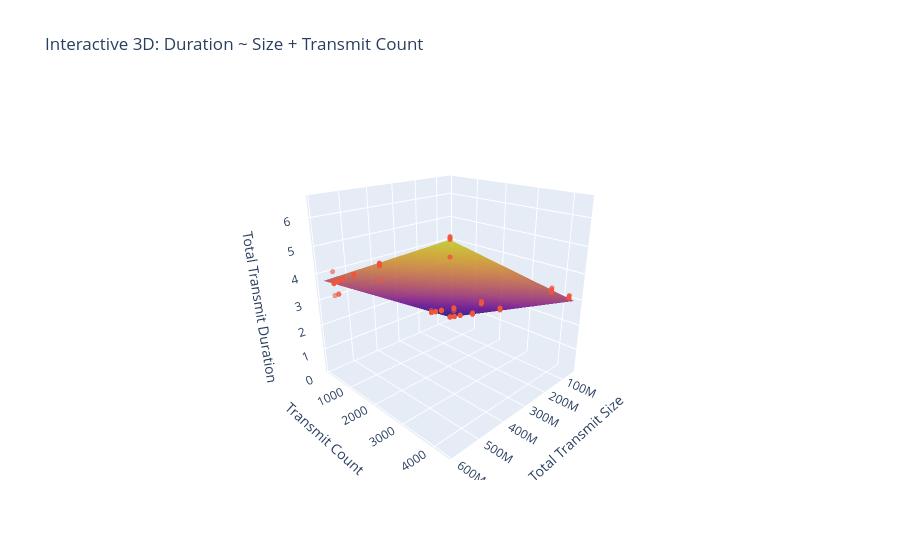
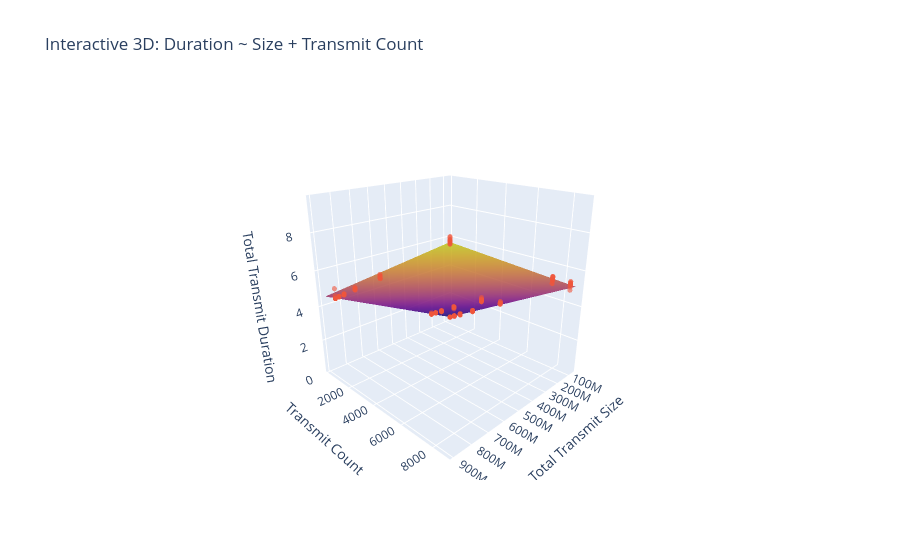

The notebook cell saved with these charts, in order:
### Code cell
import json

with open('../results/rtp_orin.json', 'r') as f:
    orin_rtp_2_data = json.load(f)

with open('../results/rtp4_orin.json', 'r') as f:
    orin_rtp_4_data = json.load(f)

orin_rtp_2_df = pd.DataFrame(orin_rtp_2_data)
orin_rtp_2_df = orin_rtp_2_df[["total_transmit_duration", "total_transmit_size", "transmit_count"]]
orin_rtp_2_df.loc[:, "total_transmit_size"] = orin_rtp_2_df["total_transmit_size"] * 2
orin_rtp_2_df.loc[:, "transmit_count"] = orin_rtp_2_df["transmit_count"] * 2

orin_rtp_4_df = pd.DataFrame(orin_rtp_4_data)
orin_rtp_4_df = orin_rtp_4_df[["total_transmit_duration", "total_transmit_size", "transmit_count"]]
orin_rtp_4_df.loc[:, "total_transmit_size"] = orin_rtp_4_df["total_transmit_size"] * 4
orin_rtp_4_df.loc[:, "transmit_count"] = orin_rtp_4_df["transmit_count"] * 4

fit_model(orin_rtp_2_df)
fit_model(orin_rtp_4_df)

### Figure 1 — Plotly figure (JSON) as saved in the notebook; plotly's stock layout.template omitted (floating-point values rounded to 4 significant figures; data arrays with more than 128 entries replaced by an {"elided": "..."} marker saying what was removed)
{"data": [{"name": "Fitted surface (mean)", "opacity": 0.85, "showscale": false, "type": "surface", "x": {"elided": "50x50 float values"}, "y": {"elided": "50x50 float values"}, "z": {"elided": "50x50 float values"}}, {"marker": {"opacity": 0.6, "size": 3}, "mode": "markers", "name": "Data", "type": "scatter3d", "x": {"elided": "180 float values"}, "y": {"elided": "180 int values"}, "z": {"elided": "180 float values"}}, {"name": "Lower 95% PI", "opacity": 0.25, "showscale": false, "type": "surface", "visible": "legendonly", "x": {"elided": "50x50 float values"}, "y": {"elided": "50x50 float values"}, "z": {"elided": "50x50 float values"}}, {"name": "Upper 95% PI", "opacity": 0.25, "showscale": false, "type": "surface", "visible": "legendonly", "x": {"elided": "50x50 float values"}, "y": {"elided": "50x50 float values"}, "z": {"elided": "50x50 float values"}}], "layout": {"legend": {"itemsizing": "constant"}, "scene": {"camera": {"eye": {"x": 1.6, "y": 1.6, "z": 0.9}}, "xaxis": {"title": {"text": "Total Transmit Size"}}, "yaxis": {"title": {"text": "Transmit Count"}}, "zaxis": {"title": {"text": "Total Transmit Duration"}}}, "title": {"text": "Interactive 3D: Duration ~ Size + Transmit Count"}}}

### Figure 2 — Plotly figure (JSON) as saved in the notebook; plotly's stock layout.template omitted (floating-point values rounded to 4 significant figures; data arrays with more than 128 entries replaced by an {"elided": "..."} marker saying what was removed)
{"data": [{"name": "Fitted surface (mean)", "opacity": 0.85, "showscale": false, "type": "surface", "x": {"elided": "50x50 float values"}, "y": {"elided": "50x50 float values"}, "z": {"elided": "50x50 float values"}}, {"marker": {"opacity": 0.6, "size": 3}, "mode": "markers", "name": "Data", "type": "scatter3d", "x": {"elided": "180 float values"}, "y": {"elided": "180 int values"}, "z": {"elided": "180 float values"}}, {"name": "Lower 95% PI", "opacity": 0.25, "showscale": false, "type": "surface", "visible": "legendonly", "x": {"elided": "50x50 float values"}, "y": {"elided": "50x50 float values"}, "z": {"elided": "50x50 float values"}}, {"name": "Upper 95% PI", "opacity": 0.25, "showscale": false, "type": "surface", "visible": "legendonly", "x": {"elided": "50x50 float values"}, "y": {"elided": "50x50 float values"}, "z": {"elided": "50x50 float values"}}], "layout": {"legend": {"itemsizing": "constant"}, "scene": {"camera": {"eye": {"x": 1.6, "y": 1.6, "z": 0.9}}, "xaxis": {"title": {"text": "Total Transmit Size"}}, "yaxis": {"title": {"text": "Transmit Count"}}, "zaxis": {"title": {"text": "Total Transmit Duration"}}}, "title": {"text": "Interactive 3D: Duration ~ Size + Transmit Count"}}}
